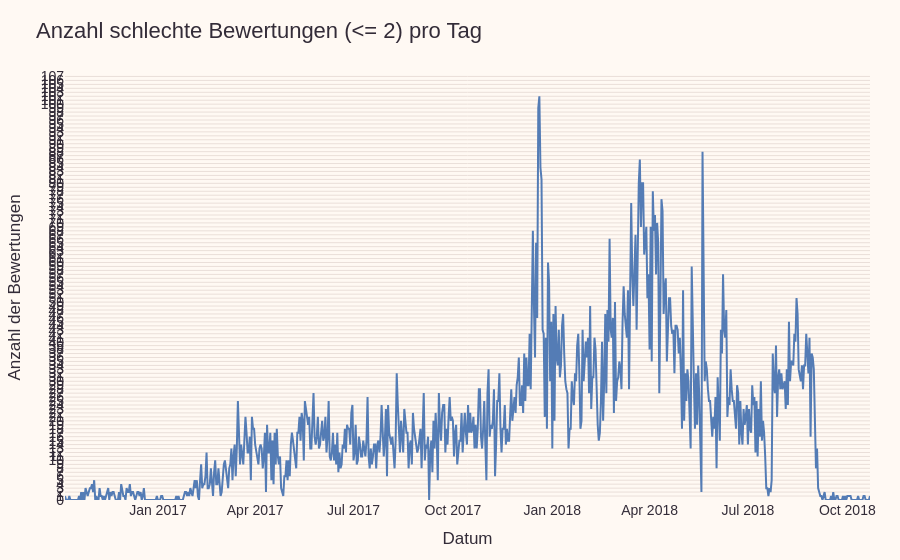
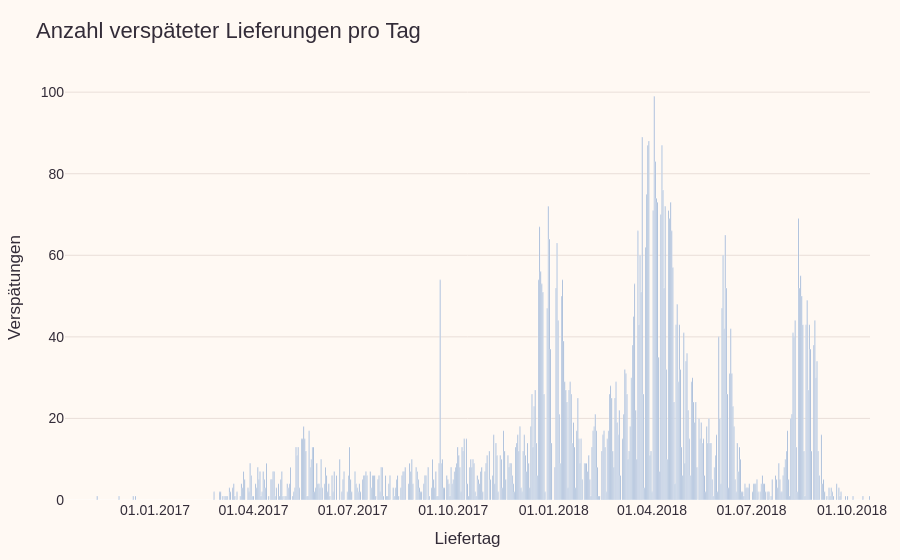

The notebook cell saved with these charts, in order:
### Markdown cell above
#### Wie sind schlechte Bewertungen verteilt?
- Es gab drei Höhepunkte
    - 20.12.2017 mit 102 schlechte Bewertungen und 56 Verspätungen (relativ hoch)
    - 23.03.2018 mit 86 schlechte Bewertungen und 89 Verspätungen (hoch)
    - 20.05.2018 mit 88 schlechte Bewertungen und nur 2 Verspätungen.

### Code cell
analyze_bad_reviews()

### Figure 1 — Plotly figure (JSON) as saved in the notebook; plotly's stock layout.template omitted (floating-point values rounded to 4 significant figures; data arrays with more than 128 entries replaced by an {"elided": "..."} marker saying what was removed)
{"data": [{"hovertemplate": "Datum=%{x}<br>Anzahl der Bewertungen=%{y}<extra></extra>", "legendgroup": "", "line": {"color": "#547CB5", "dash": "solid"}, "marker": {"symbol": "circle"}, "mode": "lines", "name": "", "orientation": "v", "showlegend": false, "type": "scatter", "x": {"elided": "746 str values"}, "xaxis": "x", "y": {"elided": "746 int values"}, "yaxis": "y"}], "layout": {"legend": {"tracegroupgap": 0}, "title": {"text": "Anzahl schlechte Bewertungen (<= 2) pro Tag"}, "xaxis": {"anchor": "y", "domain": [0, 1], "title": {"text": "Datum"}}, "yaxis": {"anchor": "x", "domain": [0, 1], "dtick": 1, "rangemode": "tozero", "title": {"text": "Anzahl der Bewertungen"}}}}

### Figure 2 — Plotly figure (JSON) as saved in the notebook; plotly's stock layout.template omitted (floating-point values rounded to 4 significant figures; data arrays with more than 128 entries replaced by an {"elided": "..."} marker saying what was removed)
{"data": [{"hovertemplate": "Liefertag=%{x}<br>Verspätungen=%{y}<extra></extra>", "legendgroup": "", "marker": {"color": "#547CB5", "pattern": {"shape": ""}}, "name": "", "orientation": "v", "showlegend": false, "textposition": "auto", "type": "bar", "x": {"elided": "737 str values"}, "xaxis": "x", "y": {"elided": "737 int values"}, "yaxis": "y"}], "layout": {"barmode": "relative", "legend": {"tracegroupgap": 0}, "title": {"text": "Anzahl verspäteter Lieferungen pro Tag"}, "xaxis": {"anchor": "y", "domain": [0, 1], "tickformat": "%d.%m.%Y", "title": {"text": "Liefertag"}}, "yaxis": {"anchor": "x", "domain": [0, 1], "title": {"text": "Verspätungen"}}}}
